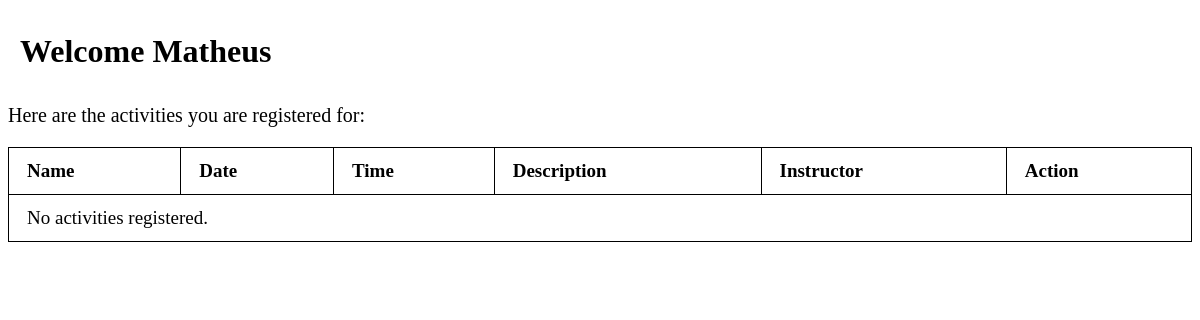
Before: /user-registered-activities/ (signed in) with the older database file.
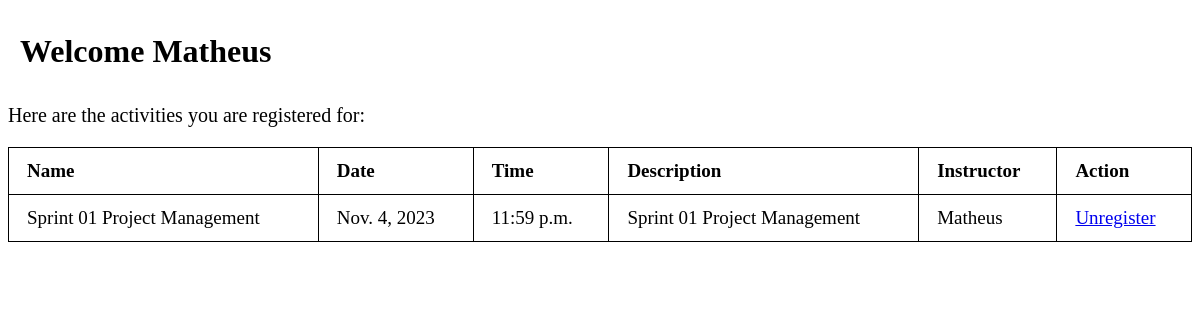
After: the same page with the newer database file.
### mainApp/models.py (models this page shows, shortened)
class Registration(models.Model):
    user = models.ForeignKey(settings.AUTH_USER_MODEL, on_delete=models.CASCADE)
    activity = models.ForeignKey(Activity, on_delete=models.CASCADE)

class Activity(models.Model):
    name = models.CharField(max_length=200, verbose_name=_("Activity Name"))
    date = models.DateField(verbose_name=_("Date"))
    time = models.TimeField(verbose_name=_("Time"))
    description = models.TextField(verbose_name=_("Description"), blank=True)
    MATHEUS = 'Matheus'
    MATIAS = 'Matias'
    MATHEUSES = 'Matheuses'
    INSTRUCTOR_CHOICES = [
        (MATHEUS, _('Matheus')),
        (MATIAS, _('Matias')),
        (MATHEUSES, _('Matheuses')),
    ]
    instructor = models.CharField(
        max_length=15,
        choices=INSTRUCTOR_CHOICES,
        default=MATHEUS,
        verbose_name=_("Instructor")
    )

### mainApp/views.py (the view)
# urls.py: path('user-registered-activities/', views.user_registered_activities, name='user_registered_activities'),  # Added this line
@login_required
def user_registered_activities(request):
    registered_activities = Registration.objects.filter(user=request.user).select_related('activity')
    return render(request, 'user_registered_activities.html', {'registered_activities': registered_activities})

### mainApp/templates/user_registered_activities.html (shortened to what this page needs)
{% load i18n %}
<!DOCTYPE html>
<html lang="en">
<head>
</head>
<body>
    <h1>{% trans "Welcome" %} {{ request.user.username }}</h1>
    <p>{% trans "Here are the activities you are registered for:" %}</p>
    <table>
        <thead>
            <tr>
                <th>{% trans "Name" %}</th>
                <th>{% trans "Date" %}</th>
                <th>{% trans "Time" %}</th>
                <th>{% trans "Description" %}</th>
                <th>{% trans "Instructor" %}</th>
                <th>{% trans "Action" %}</th>
            </tr>
        </thead>
        <tbody>
            {% for registration in registered_activities %}
                <tr>
                    <td>{{ registration.activity.name }}</td>
                    <td>{{ registration.activity.date }}</td>
                    <td>{{ registration.activity.time }}</td>
                    <td>{{ registration.activity.description }}</td>
                    <td>{{ registration.activity.instructor }}</td>
                    <td>
                        <a href="{% url 'unregister_activity' registration.activity.id %}">{% trans "Unregister" %}</a>
                    </td>
                </tr>
            {% empty %}
                <tr><td colspan="6">{% trans "No activities registered." %}</td></tr>
            {% endfor %}
        </tbody>
    </table>
</body>
</html>

Changed rows visible on the page:
added Registration: activity.name "Sprint 01 Project Management", activity "Nov. 4, 2023", activity.time "11:59 p.m.", activity.description "Sprint 01 Project Management", activity.instructor "Matheus"
Other visible differences:
text no longer shown: "No activities registered."
